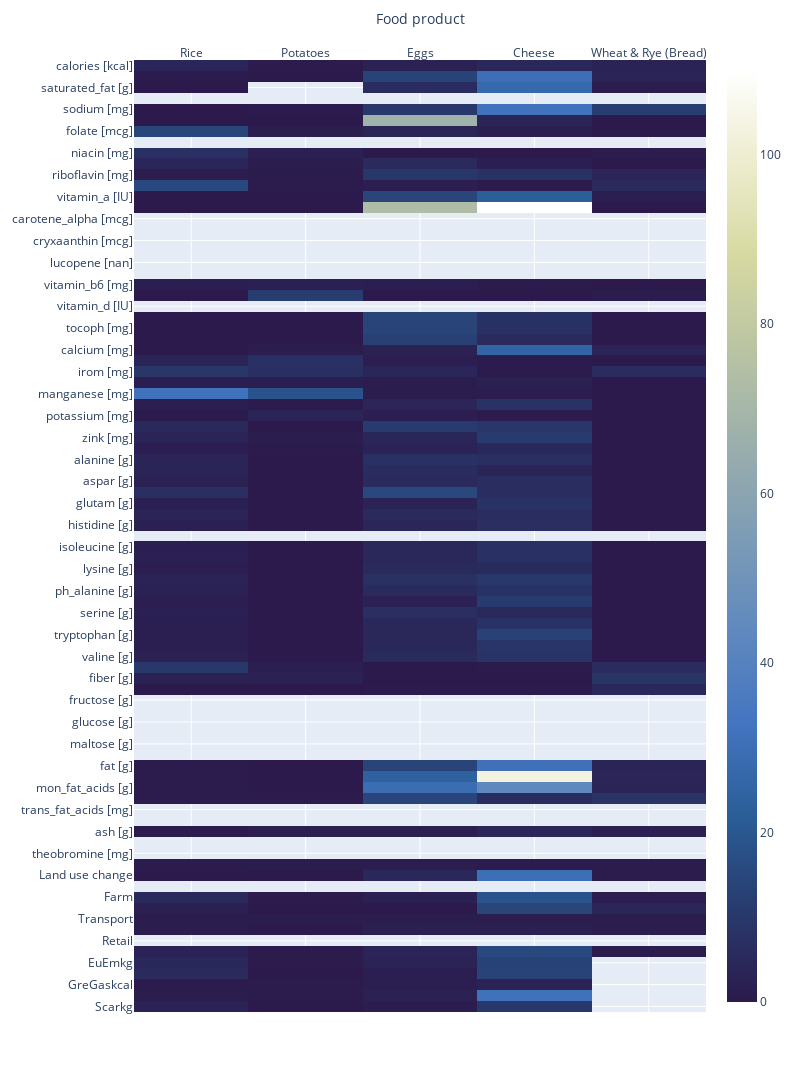

The cell this chart's notebook holds for it:
### Markdown cell above
### Heatmap

- Refernzwert dringend gebraucht - normalisierung meiner meinung ok!!
- auf Kalorien oder Portion
- positive und negative Auswirkungen gegeben, können aber nicht in einer Heatmap dargestellt werden
 - positive und negative Parameter könnten getrennt werden
 - Nans herausfiltern

### Code cell
import plotly
plt.figure(figsize=(20, 20))
fig = px.imshow(df.T, text_auto=False, aspect="auto", width=800,height=1600,
    color_continuous_scale=davos
               )
fig.update_xaxes(side = "top")
fig.show()

### Figure 1 — Plotly figure (JSON) as saved in the notebook; plotly's stock layout.template omitted (floating-point values rounded to 4 significant figures; data arrays with more than 128 entries replaced by an {"elided": "..."} marker saying what was removed)
{"data": [{"coloraxis": "coloraxis", "hovertemplate": "Food product: %{x}<br>y: %{y}<br>color: %{z}<extra></extra>", "name": "0", "type": "heatmap", "x": ["Rice", "Potatoes", "Eggs", "Cheese", "Wheat & Rye (Bread)"], "xaxis": "x", "y": ["calories [kcal]", "total_fat [g]", "saturated_fat [g]", "cholesterol [mg]", "sodium [mg]", "choline [mg]", "folate [mcg]", "folic_acid [mcg]", "niacin [mg]", "pant_acid [mg]", "riboflavin [mg]", "thiamin [mg]", "vitamin_a [IU]", "vitamin_a_rae [mcg]", "carotene_alpha [mcg]", "carotene_beta [mcg]", "cryxaanthin [mcg]", "lut_zea [mcg]", "lucopene [nan]", "vitamin_b12 [mcg]", "vitamin_b6 [mg]", "vitamin_c [mg]", "vitamin_d [IU]", "vitamin_e [mg]", "tocoph [mg]", "vitamin_k [mcg]", "calcium [mg]", "copper [mg]", "irom [mg]", "magnesium [mg]", "manganese [mg]", "phosphorous [mg]", "potassium [mg]", "selenium [mcg]", "zink [mg]", "protein [g]", "alanine [g]", "arginine [g]", "aspar [g]", "cystine [g]", "glutam [g]", "glycine [g]", "histidine [g]", "hy_proline [nan]", "isoleucine [g]", "leucine [g]", "lysine [g]", "methionine [g]", "ph_alanine [g]", "proline [g]", "serine [g]", "threonine [g]", "tryptophan [g]", "tyrosine [g]", "valine [g]", "carbhy [g]", "fiber [g]", "sugars [g]", "fructose [g]", "galactose [g]", "glucose [g]", "lactose [g]", "maltose [g]", "sucrose [g]", "fat [g]", "sat_fat_acids [g]", "mon_fat_acids [g]", "pol_fat_acids [g]", "trans_fat_acids [mg]", "alcohol [g]", "ash [g]", "caffeine [mg]", "theobromine [mg]", "water [g]", "Land use change", "Animal Feed", "Farm", "Processing", "Transport", "Packging", "Retail", "Total_emissions", "EuEmkg", "Waterkg", "GreGaskcal", "Lndusekg", "Scarkg"], "yaxis": "y", "z": {"elided": "87x5 float values"}}], "layout": {"coloraxis": {"colorscale": [[0, "rgb(44, 26, 76)"], [0.1, "rgb(40, 59, 110)"], [0.2, "rgb(42, 94, 151)"], [0.3, "rgb(68, 117, 193)"], [0.4, "rgb(96, 137, 190)"], [0.5, "rgb(125, 156, 181)"], [0.6, "rgb(155, 175, 172)"], [0.7, "rgb(186, 196, 163)"], [0.8, "rgb(215, 217, 161)"], [0.9, "rgb(237, 236, 206)"], [1, "rgb(255, 255, 255)"]]}, "height": 1600, "margin": {"t": 60}, "width": 800, "xaxis": {"anchor": "y", "domain": [0, 1], "side": "top", "title": {"text": "Food product"}}, "yaxis": {"anchor": "x", "autorange": "reversed", "domain": [0, 1]}}}
